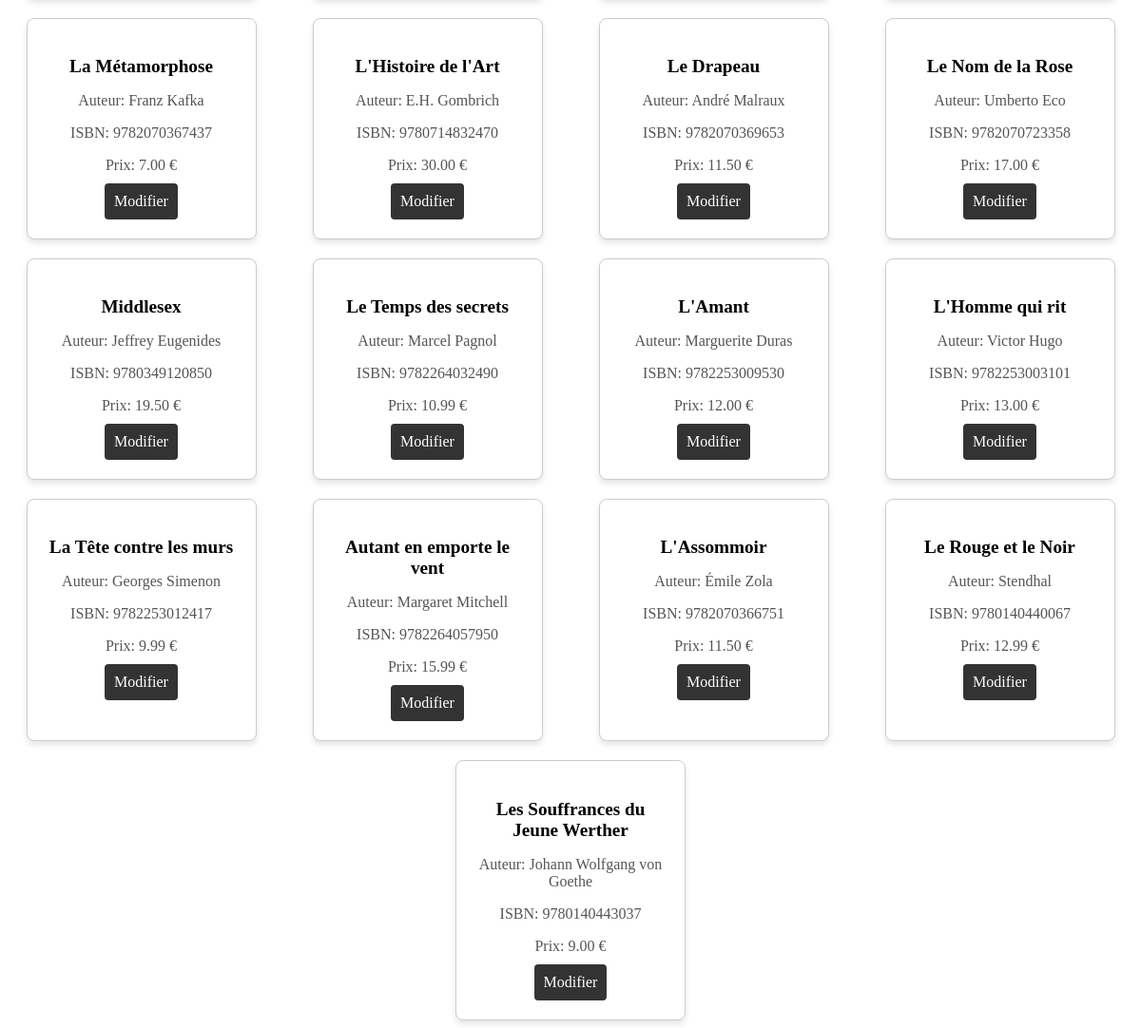
Before: /fnac_front.php (lower part) with the older database file.
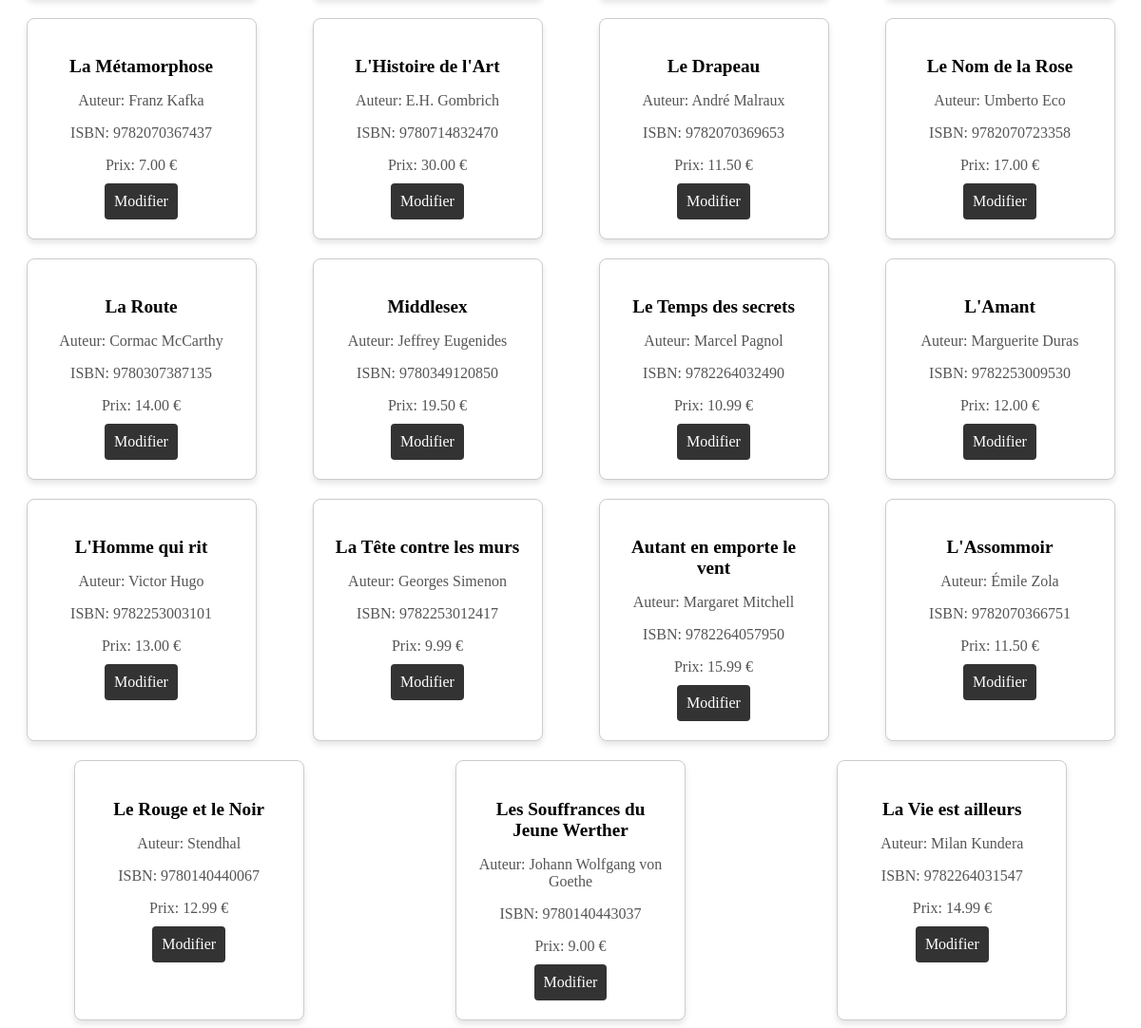
After: the same page with the newer database file.
### tables this page shows
CREATE TABLE IF NOT EXISTS `books` (
  `id` int NOT NULL AUTO_INCREMENT,
  `title` varchar(255) NOT NULL,
  `author` varchar(255) NOT NULL,
  `isbn` varchar(13) NOT NULL,
  `price` decimal(10,2) NOT NULL,
  `description` text,
  `publisher` varchar(255) DEFAULT NULL,
  `publish_date` date DEFAULT NULL,
  `rating` decimal(3,2) DEFAULT NULL,
  `image_url` varchar(255) DEFAULT NULL,
  PRIMARY KEY (`id`),
  UNIQUE KEY `isbn` (`isbn`)
);

### fnac_front.php (the view, shortened to what this page needs)
<?php
require 'db_connect.php';
$query = "SELECT * FROM books";
$stmt = $connection->prepare($query);
$stmt->execute();
$livres = $stmt->fetchAll();
?>
<!DOCTYPE html>
<html lang="fr">
<head>
    <link rel="stylesheet" href="css/style2.css">
</head>
<body>
    <div class="library">
        <?php if ($livres): ?>
            <?php foreach ($livres as $livre): ?>
                <div class="book-card">
                    <h3><?php echo htmlspecialchars($livre['title']); ?></h3>
                    <p>Auteur: <?php echo htmlspecialchars($livre['author']); ?></p>
                    <p>ISBN: <?php echo htmlspecialchars($livre['isbn']); ?></p>
                    <p>Prix: <?php echo htmlspecialchars($livre['price']); ?> €</p>
                    <a href="modif_livre.php?isbn=<?php echo htmlspecialchars($livre['isbn']); ?>" class="button-link">Modifier</a>
                </div>
            <?php endforeach; ?>
        <?php else: ?>
            <p>Aucun livre disponible dans le catalogue.</p>
        <?php endif; ?>
    </div>
</body>
</html>

### css/style2.css (style rules this page uses)
.library { display: flex; flex-wrap: wrap; justify-content: space-around; gap: 20px; margin-top: 20px; }
.book-card { background-color: #fff; border: 1px solid #ccc; border-radius: 8px; padding: 20px; width: 200px; text-align: center; box-shadow: 0 4px 6px rgba(0, 0, 0, 0.1); transition: transform 0.3s ease-in-out; }
.book-card h3 { font-size: 1.2em; margin-bottom: 10px; }
.book-card .button-link { display: inline-block; padding: 10px; background-color: #333; color: white; border-radius: 4px; text-decoration: none; transition: background-color 0.3s; }

Changed rows visible on the page:
added books: title "La Route", author "Cormac McCarthy", isbn "9780307387135", price "14.00"
added books: title "La Vie est ailleurs", author "Milan Kundera", isbn "9782264031547", price "14.99"
